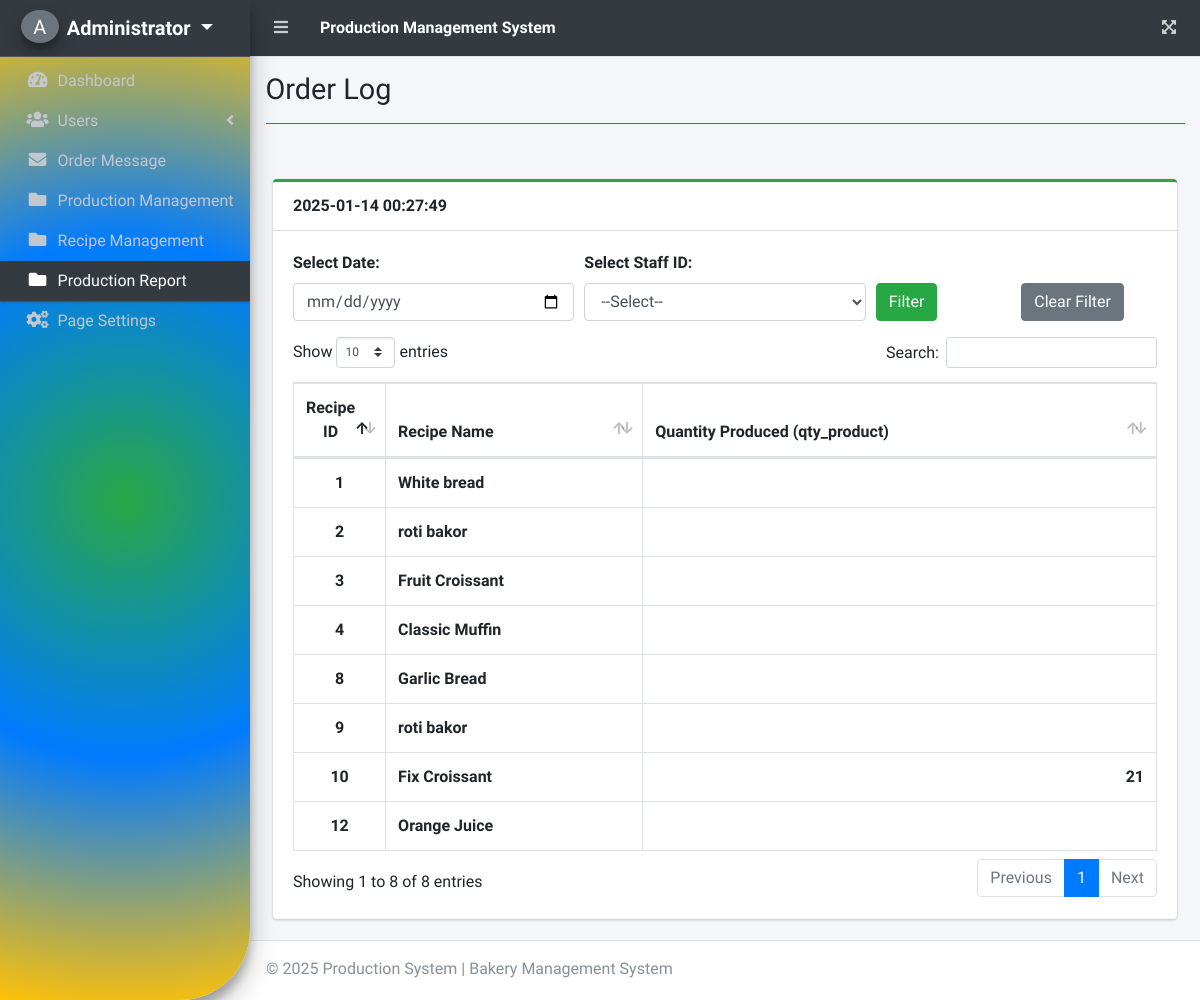
The page /index.php?page=order_log (signed in) on the database its author committed.
### tables this page shows
CREATE TABLE `receipe` (
  `recipe_id` int(11) NOT NULL,
  `recipe_name` text NOT NULL,
  `recipe_step` text NOT NULL,
  `equipment` varchar(11) NOT NULL,
  `product_id` int(10) NOT NULL
);

### order_log.php (the view, shortened to what this page needs)
<?php include 'db_connect.php'; ?>
<div class="container my-4">
    <div class="card card-outline card-success">
        <div class="card-header d-flex justify-content-between align-items-center">
            <b><?php echo date('Y-m-d'); ?> <span id="current_time"><?php echo date('H:i:s'); ?></span></b>
        </div>
        <div class="card-body">
            <form method="POST" action="" id="filter_form">
                <div class="form-row mb-3">
                    <div class="col-md-4">
                        <label for="filter_date">Select Date:</label>
                        <input type="date" id="filter_date" name="filter_date" class="form-control" value="<?php echo htmlspecialchars(isset($_POST['filter_date']) ? $_POST['filter_date'] : '', ENT_QUOTES, 'UTF-8'); ?>">
                    </div>
                    <div class="col-md-4">
                        <label for="staff_id">Select Staff ID:</label>
                        <select id="staff_id" name="staff_id" class="form-control">
                            <option value="">--Select--</option>
                        </select>
                    </div>
                    <div class="col-md-2 d-flex align-items-end">
                        <button type="submit" class="btn btn-success">Filter</button>
                    </div>
                    <div class="col-md-2 d-flex align-items-end">
                        <button type="button" id="clear_filter" class="btn btn-secondary">Clear Filter</button>
                    </div>
                </div>
            </form>
            <table class="table table-hover table-bordered" id="list">
                <thead>
                    <tr>
                        <th class="text-center" width="10px">Recipe ID</th>
                        <th>Recipe Name</th>
                        <th>Quantity Produced (qty_product)</th>
                    </tr>
                </thead>
                <tbody>
                    <?php
                    $query = "SELECT r.recipe_id, r.recipe_name, SUM(c.qty_product) AS total_quantity FROM receipe r LEFT JOIN categories c ON r.recipe_name = c.recipe_name WHERE 1";
                    $query .= " GROUP BY r.recipe_id, r.recipe_name";
                    $stmt = $conn->prepare($query);
                    if ($stmt->execute()) {
                        $result = $stmt->get_result();
                        while ($row = $result->fetch_assoc()):
                    ?>
                        <tr>
                            <td class="text-center"><b><?php echo $row['recipe_id']; ?></b></td>
                            <td><b><?php echo $row['recipe_name']; ?></b></td>
                            <td class="text-right"><b><?php echo $row['total_quantity']; ?></b></td>
                        </tr>
                    <?php
                        endwhile;
                    } else {
                        echo "Error: " . $conn->error;
                    }
                    ?>
                </tbody>
            </table>
        </div>
    </div>
</div>

### rows shown on the page
receipe: recipe_id "1", recipe_name "White bread"
receipe: recipe_id "2", recipe_name "roti bakor"
receipe: recipe_id "3", recipe_name "Fruit Croissant"
receipe: recipe_id "4", recipe_name "Classic Muffin"
receipe: recipe_id "8", recipe_name "Garlic Bread"
receipe: recipe_id "9", recipe_name "roti bakor"
receipe: recipe_id "10", recipe_name "Fix Croissant", total_quantity "21"
receipe: recipe_id "12", recipe_name "Orange Juice"

### other values the page prints
substr($_SESSION['login_fullname'], 0,1) "A"
$_SESSION['login_fullname'] "Administrator"
$title "Order Log"
